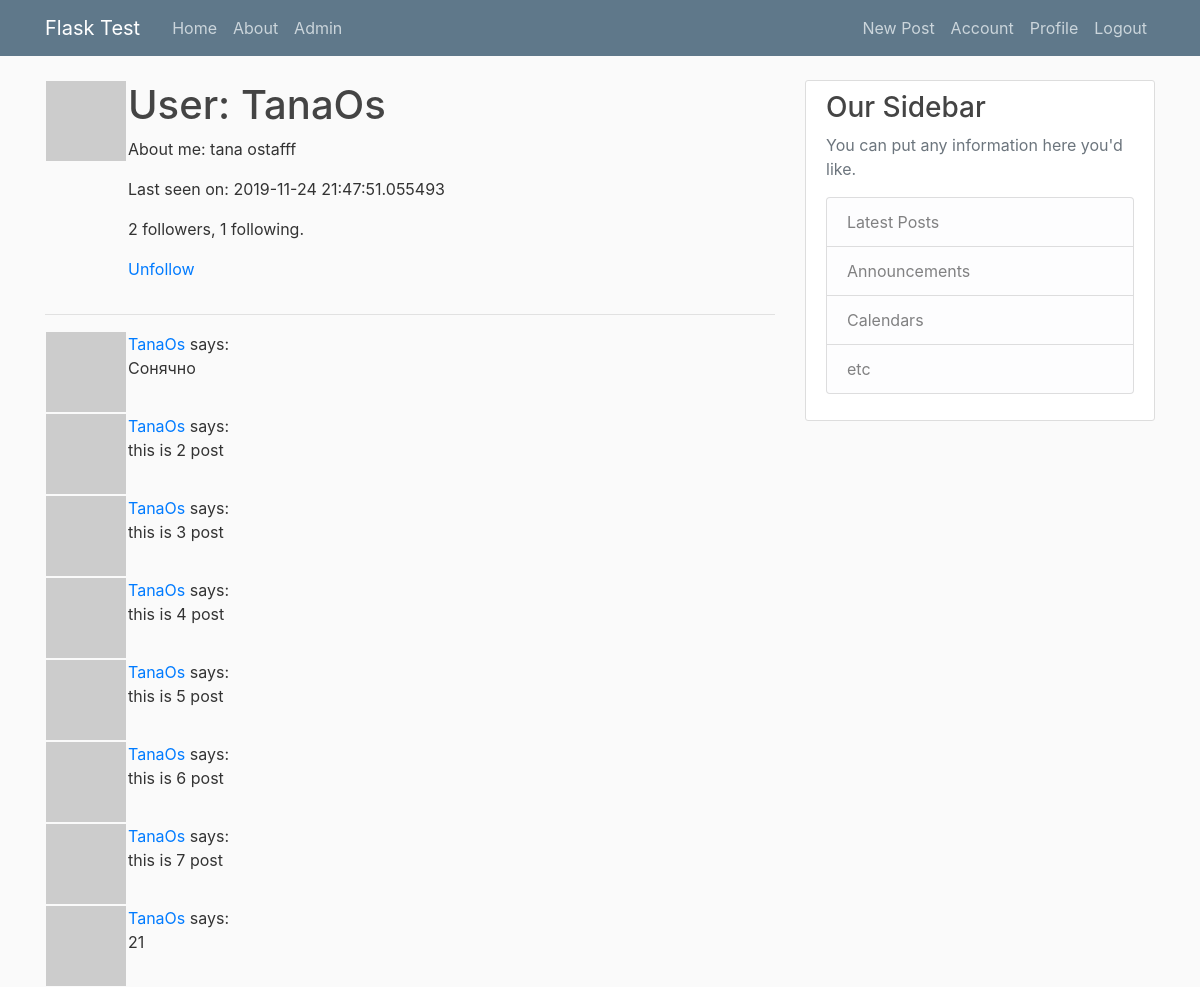
The page /user/TanaOs (signed in) on the database as committed earlier.
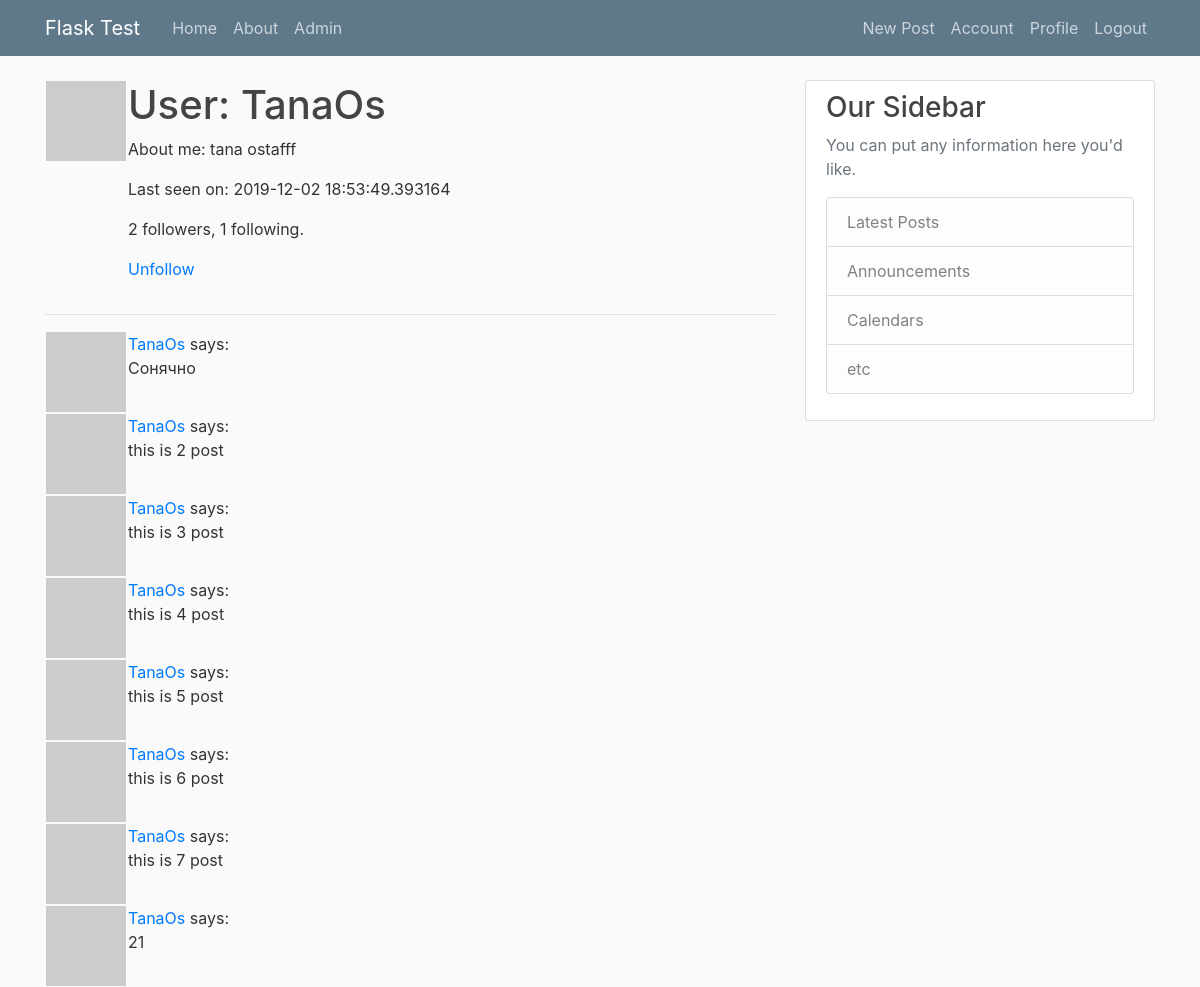
The same page on the database as committed later.
### flaskblog/models.py (models this page shows, shortened)
class User(db.Model, UserMixin):
	id = db.Column(db.Integer, primary_key = True)
	username = db.Column(db.String(20), unique=True, nullable=False)
	email = db.Column(db.String(120), unique=True, nullable=False)
	image_file = db.Column(db.String(20), nullable=False, default = 'default.jpg')
	password = db.Column(db.String(60), nullable = False)
	posts = db.relationship('Post', backref='author', lazy=True)
	about = db.Column(db.String(140))
	last__seen = db.Column(db.DateTime, default=datetime.utcnow)
	admin = db.Column(db.Boolean())
	notes = db.Column(db.UnicodeText)
	followed = db.relationship(
		'User', secondary=followers,
		primaryjoin=(followers.c.follower_id == id),
		secondaryjoin=(followers.c.followed_id == id),
		backref=db.backref('followers', lazy='dynamic'), lazy='dynamic')
	def avatar(self, size):
		digest = md5(self.email.lower().encode('utf-8')).hexdigest()
		return 'https://www.gravatar.com/avatar/{}?d=identicon&s={}'.format(digest, size)
	def is_following(self, user):
		return self.followed.filter(
			followers.c.followed_id == user.id).count() > 0

class Post(db.Model):
	id = db.Column(db.Integer, primary_key = True)
	title = db.Column(db.String(100), nullable=False)
	date_posted = db.Column(db.DateTime, nullable=False, default = datetime.utcnow)
	content = db.Column(db.Text, nullable=False)
	user_id = db.Column(db.Integer, db.ForeignKey('user.id'),nullable = False)

### flaskblog/routes.py (the view)
@app.route('/user/<username>')
@login_required
def user(username):
    user = User.query.filter_by(username=username).first_or_404()
    page = request.args.get('page', 1, type=int)
    posts = Post.query.filter_by(user_id=user.id).paginate(page, 20, False)
    return render_template('user.html', user=user, posts=posts.items)  # , next_url=next_url, prev_url=prev_url

### flaskblog/models.py (called while the page is built)
@login_manager.user_loader
def load_user(user_id):
	return User.query.get(int(user_id))

### flaskblog/routes.py (called while the page is built)
@app.before_request
def before_request():
    if current_user.is_authenticated:
        current_user.last__seen = datetime.utcnow()
        db.session.commit()

### flaskblog/templates/user.html (shortened to what this page needs)
{% extends "layout.html" %}
{% block content %}
    <table>
        <tr valign="top">
            <td><img src="{{ user.avatar(128) }}"></td>
            <td>
                <h1>User: {{ user.username }}</h1>
                {% if user.about %}<p>About me: {{ user.about }}</p>{% endif %}
                {% if user.last__seen %}<p>Last seen on: {{ user.last__seen }}</p>{% endif %}
                <p>{{ user.followers.count() }} followers, {{ user.followed.count() }} following.</p>
                {% if user == current_user %}
                    <p><a href="{{ url_for('edit_profile') }}">Edit your profile</a></p>
                {% elif not current_user.is_following(user) %}
                    <p><a href="{{ url_for('follow', username=user.username) }}">Follow</a></p>
                {% else %}
                    <p><a href="{{ url_for('unfollow', username=user.username) }}">Unfollow</a></p>
                {% endif %}
            </td>
        </tr>
    </table>
    <hr>
    {% for post in posts %}
        {% include '_post.html' %}
    {% endfor %}
{% endblock %}

### flaskblog/templates/layout.html (shortened to what this page needs)
<!DOCTYPE html>
<html>
<head>
    <link rel="stylesheet" href="https://maxcdn.bootstrapcdn.com/bootstrap/4.0.0/css/bootstrap.min.css">
    <link rel="stylesheet" type="text/css" href="{{ url_for('static', filename='main.css') }}">
</head>
<body>
    <header class="site-header">
      <nav class="navbar navbar-expand-md navbar-dark bg-steel fixed-top">
        <div class="container">
          <a class="navbar-brand mr-4" href="/">Flask Test</a>
          <div class="collapse navbar-collapse" id="navbarToggle">
            <div class="navbar-nav mr-auto">
              <a class="nav-item nav-link" href="{{ url_for('home') }}">Home</a>
              <a class="nav-item nav-link" href="{{ url_for('about') }}">About</a>
              <a class="nav-item nav-link" href="{{ url_for('home_admin') }}">Admin</a>
            </div>
            <div class="navbar-nav">
              {% if current_user.is_authenticated %}
                  <a class="nav-item nav-link"" href="{{ url_for('new_post') }}">New Post</a>
                  <a class="nav-item nav-link" href="{{ url_for('account') }}">Account</a>
                  <a class="nav-item nav-link" href="{{ url_for('user', username=current_user.username) }}">Profile</a>
                  <a class="nav-item nav-link" href="{{ url_for('logout') }}">Logout</a>
              {% else %}
                  <a class="nav-item nav-link" href="{{ url_for('login') }}">Login</a>
                  <a class="nav-item nav-link" href="{{ url_for('register') }}">Register</a>
              {% endif %}
            </div>
          </div>
        </div>
      </nav>
    </header>
    <main role="main" class="container">
      <div class="row">
        <div class="col-md-8">
          {% block content %}{% endblock %}
        </div>
        <div class="col-md-4">
          <div class="content-section">
            <h3>Our Sidebar</h3>
            <p class='text-muted'>You can put any information here you'd like.
              <ul class="list-group">
                <li class="list-group-item list-group-item-light">Latest Posts</li>
                <li class="list-group-item list-group-item-light">Announcements</li>
                <li class="list-group-item list-group-item-light">Calendars</li>
                <li class="list-group-item list-group-item-light">etc</li>
              </ul>
            </p>
          </div>
        </div>
      </div>
    </main>
</body>
</html>

### flaskblog/templates/_post.html
<table>
    <tr valign="top">
        <td><img src="{{ post.author.avatar(36) }}"></td>
        <td>
            <a href="{{ url_for('user', username=post.author.username) }}">
                {{ post.author.username }}
            </a>
            says:<br>{{ post.content }}
        </td>
    </tr>
</table>

### flaskblog/static/main.css (style rules this page uses)
body { background: #fafafa; color: #333333; margin-top: 5rem; }
h1, h2, h3, h4, h5, h6 { color: #444444; }
.bg-steel { background-color: #5f788a; }
.site-header .navbar-nav .nav-link { color: #cbd5db; }
.content-section { background: #ffffff; padding: 10px 20px; border: 1px solid #dddddd; border-radius: 3px; margin-bottom: 20px; }

Rows that differ between the two databases and show on the page:
changed User "TanaOs": last__seen "2019-11-24 21:47:51.055493" → "2019-12-02 18:53:49.393164"
